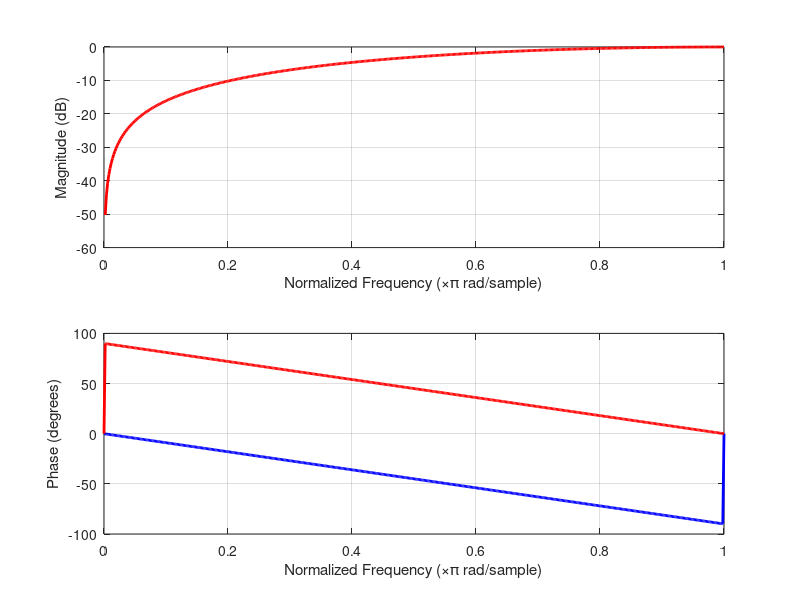

Source code (MATLAB): (Note: this script raises an error after producing the figure.)
%To plot the frequency responses of two LTI systems in the same plot
clc
clear all
close all
%Define the impulse responses of the systems
h1=[0.5,0.5];  %LPF
h2=[0.5,-0.5]; %HPF
%To obtain the frequency responses
freqz(h1),hold on,freqz(h2)
lines=findall(gcf,'type','line');
set(lines(1),'color','red','linewidth',2);
set(lines(2),'color','blue','linewidth',2);
set(lines(3),'color','red','linewidth',2);
set(lines(4),'color','blue','linewidth',2);
